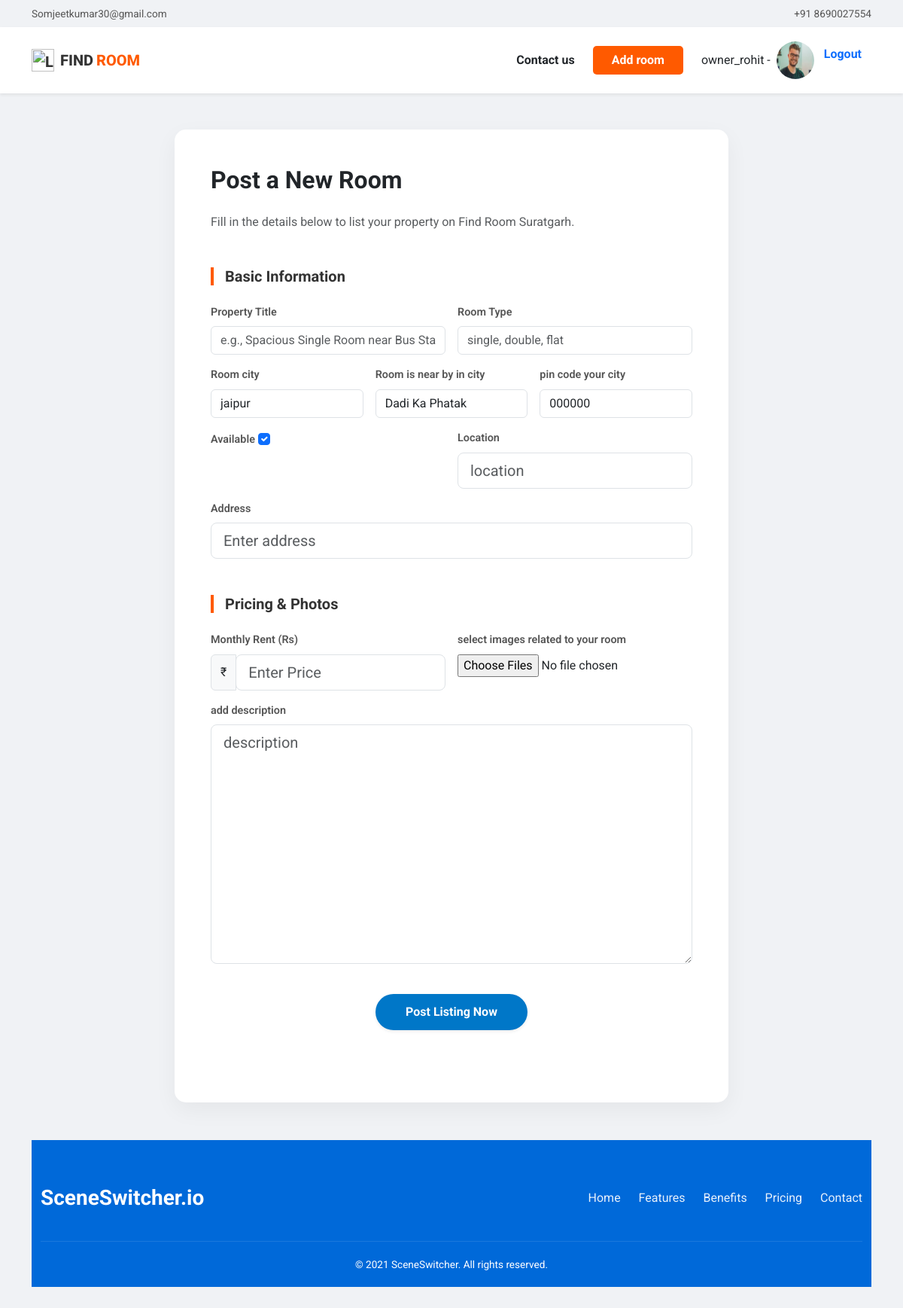
The page /room/room_upload/ (signed in) on the database its author committed.
### Room/models.py (models this page shows)
class UserModel(AbstractUser):
    email = models.CharField(max_length=50)
    phone = models.CharField(max_length=15)
    image = models.ImageField(upload_to='images/', null=True,blank=True)
    verify = models.BooleanField(default=False)
    def __str__(self):
        return self.username

### Room/views.py (the view, shortened to what this page needs)
# urls.py: path('room_upload/',RoomUploadView.as_view(),name="room_upload"),
class RoomUploadView(LoginRequiredMixin,PermissionRequiredMixin,CreateView):
    model = Room
    form_class = RoomForm
    template_name = 'room/room_form.html'
    permission_required = 'Room.add_room'
    success_url = reverse_lazy('Profile')

### Room/views.py (called while the page is built)
def dashboard_stats(request):
    if request.user.is_authenticated:
        return {
            'total_rooms': Room.objects.all().count(),
            'total_room_owners':UserModel.objects.filter(groups__name='Owner').count(),
            'total_room_renter':UserModel.objects.filter(groups__name='Renter').count(),
        }
    return {}

### templates/room/room_form.html (shortened to what this page needs)
{% extends 'base.html' %}
{% block content %}
    <div class="container my-5">
        <div class="row justify-content-center">
            <div class="col-lg-8">
                <div class="form-card p-4 p-md-5">
                    <h2 class="fw-bold mb-4">Post a New Room</h2>
                    <p class="text-muted mb-5">Fill in the details below to list your property on Find Room Suratgarh.</p>
                    <form method="post" enctype="multipart/form-data"  onsubmit="showLoader()"  novalidate>
                        <h5 class="section-title">Basic Information</h5>
                        <div class="row g-3 mb-5">
                            <div class="col-6">
                                <label class="form-label">Property Title</label>
                                {{form.title}}
                            </div>
                            <div class="col-6">
                                <label class="form-label">Room Type</label>
                                {{form.room_type}}
                            </div>
                            <div class="col-4">
                                <label class="form-label">Room city</label>
                                {{form.city}}
                            </div>
                            <div class="col-4">
                                <label class="form-label">Room is near by in city</label>
                                {{form.near_by}}
                            </div>
                            <div class="col-4">
                                <label class="form-label">pin code your city</label>
                                {{form.pin_code}}
                            </div>
                            <div class="col-6">
                                <label class="form-label">Available</label>
                                {{form.available}}
                            </div>
                            <div class="col-6">
                                <label class="form-label">Location</label>
                                {{form.location}}
                            </div>
                            <div class="col-12">
                                <label class="form-label">Address</label>
                                {{form.address}}
                            </div>
                            </div>
                            <h5 class="section-title">Pricing & Photos</h5>
                        <div class="row g-3 mb-5">
                            <div class="col-md-6">
                                <label class="form-label">Monthly Rent (Rs)</label>
                                <div class="input-group">
                                    <span class="input-group-text">₹</span>
                                    {{ form.price }}
                                </div>
                            </div>
                        <div class="col-md-6">
                            <label class="form-label">select images related to your room</label>
                            <input type="file" name="images" multiple>
                        </div>
                        <div class="col-md-12">
                            <label class="form-label">add description</label>
                            {{ form.description }}
                        </div>
                        <div class="text-center pt-4">
                            <button type="submit" class="btn btn-submit shadow-sm">Post Listing Now</button>
                        </div>
                    </form>
                </div>
            </div>
        </div>
    </div>
{% endblock %}

### templates/nav.html (shortened to what this page needs)
    <div class="container py-2">
        <div class="row top-info">
            <div class="col-6">Somjeetkumar30@gmail.com</div>
            <div class="col-6 text-end">+91 8690027554</div>
        </div>
    </div>
    <nav class="navbar navbar-expand-lg navbar-light bg-white sticky-top shadow-sm">
        <div class="container">
            <a class="navbar-brand d-flex align-items-center" href="{% url 'home' %}">
                <img src="https://img.icons8.com/color/48/room.png" alt="Logo" class="me-2" width="30">
                FIND <span class="brand-accent ms-1">ROOM</span>
            </a>
            <div class="ms-auto d-flex align-items-center">
                <a href="#" class="nav-link me-4 d-none d-md-block fw-bold">Contact us</a>
                <a href="{% url 'room_upload' %}" class="btn btn-add-room px-4 me-3"> Add room</a>
                {% if request.user.is_authenticated %}
                <p class="p-2 mt-3">{{request.user}} - {{request.user.group.name}}</p>
                 {% if request.user.image %}
                    {% if  request.user.groups.all.0.name  == "Owner"%}
                        <a href="{% url 'Profile' %}"><img src="{{ request.user.image.url }}" height="50" width="50" style="border-radius:50%;"></a>
                    {% else %}
                        <img src="{{ request.user.image.url }}" height="50" width="50" style="border-radius:50%;">
                    {% endif %}
                {% endif %}
                <form method="post" action="{% url 'logout' %}">
                    <button type="submit" class="btn text-primary fw-bold">Logout</button>
                </form>
                {% else %}
                <a href="{% url 'login' %}" class="nav-link text-primary fw-bold">Login / </a>
                <a href="{% url 'register' %}" class="nav-link text-primary fw-bold"> register</a>
                {% endif %}
            </div>
        </div>
    </nav>

### static/room/style.css (style rules this page uses)
:root { --brand-orange: #FF5A00; --brand-blue: #0077C8; --bg-gray: #f4f4f4; }
body { font-family: 'Roboto', sans-serif; background-color: #f0f2f5; }
.top-info { font-size: 0.85rem; color: #555; }
.navbar-brand { font-weight: 800; color: #333; }
.brand-accent { color: var(--brand-orange); }
.btn-add-room { background-color: var(--brand-orange); color: white; border-radius: 5px; font-weight: bold; }
.form-card { background: white; border-radius: 15px; border: none; box-shadow: 0 10px 30px rgba(0,0,0,0.05); }
.section-title { border-left: 4px solid var(--brand-orange); padding-left: 15px; margin-bottom: 25px; font-weight: 700; color: #333; }
.form-label { font-weight: 600; font-size: 0.9rem; color: #555; }
.btn-submit { background-color: var(--brand-blue); color: white; border-radius: 30px; padding: 12px 40px; font-weight: bold; border: none; }

### rows shown on the page
UserModel: user "owner_rohit", user.image (picture)
